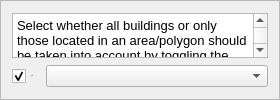
            <widget class="QFrame" name="frame_4">
             <property name="sizePolicy">
              <sizepolicy hsizetype="Preferred" vsizetype="Minimum">
               <horstretch>0</horstretch>
               <verstretch>0</verstretch>
              </sizepolicy>
             </property>
             <property name="frameShape">
              <enum>QFrame::StyledPanel</enum>
             </property>
             <property name="frameShadow">
              <enum>QFrame::Raised</enum>
             </property>
             <layout class="QVBoxLayout" name="verticalLayout_3">
              <item>
               <widget class="QTextBrowser" name="textBrowser_2">
                <property name="sizePolicy">
                 <sizepolicy hsizetype="Minimum" vsizetype="Minimum">
                  <horstretch>0</horstretch>
                  <verstretch>0</verstretch>
                 </sizepolicy>
                </property>
                <property name="maximumSize">
                 <size>
                  <width>16777215</width>
                  <height>45</height>
                 </size>
                </property>
                <property name="html">
                 <string>&lt;!DOCTYPE HTML PUBLIC &quot;-//W3C//DTD HTML 4.0//EN&quot; &quot;http://www.w3.org/TR/REC-html40/strict.dtd&quot;&gt;
&lt;html&gt;&lt;head&gt;&lt;meta name=&quot;qrichtext&quot; content=&quot;1&quot; /&gt;&lt;style type=&quot;text/css&quot;&gt;
p, li { white-space: pre-wrap; }
&lt;/style&gt;&lt;/head&gt;&lt;body style=&quot; font-family:'Arial','sans-serif'; font-size:7.8pt; font-weight:400; font-style:normal;&quot;&gt;
&lt;p style=&quot; margin-top:0px; margin-bottom:0px; margin-left:0px; margin-right:0px; -qt-block-indent:0; text-indent:0px;&quot;&gt;&lt;span style=&quot; font-family:'MS Shell Dlg 2'; font-size:10pt;&quot;&gt;Select whether all buildings or only those located in an area/polygon should be taken into account by toggling the checkbox and selecting a polygon file.&lt;/span&gt;&lt;/p&gt;&lt;/body&gt;&lt;/html&gt;</string>
                </property>
               </widget>
              </item>
              <item>
               <layout class="QHBoxLayout" name="horizontalLayout_3">
                <item>
                 <widget class="QCheckBox" name="net_checkBox_polygon">
                  <property name="sizePolicy">
                   <sizepolicy hsizetype="Minimum" vsizetype="Minimum">
                    <horstretch>0</horstretch>
                    <verstretch>0</verstretch>
                   </sizepolicy>
                  </property>
                  <property name="minimumSize">
                   <size>
                    <width>15</width>
                    <height>15</height>
                   </size>
                  </property>
                  <property name="maximumSize">
                   <size>
                    <width>200</width>
                    <height>200</height>
                   </size>
                  </property>
                  <property name="font">
                   <font>
                    <family>Arial</family>
                    <pointsize>-1</pointsize>
                    <weight>50</weight>
                    <bold>false</bold>
                   </font>
                  </property>
                  <property name="autoFillBackground">
                   <bool>false</bool>
                  </property>
                  <property name="text">
                   <string>Area</string>
                  </property>
                  <property name="checked">
                   <bool>true</bool>
                  </property>
                 </widget>
                </item>
                <item>
                 <widget class="QgsMapLayerComboBox" name="net_comboBox_polygon">
                  <property name="sizePolicy">
                   <sizepolicy hsizetype="Expanding" vsizetype="Fixed">
                    <horstretch>0</horstretch>
                    <verstretch>0</verstretch>
                   </sizepolicy>
                  </property>
                  <property name="allowEmptyLayer">
                   <bool>false</bool>
                  </property>
                  <property name="showCrs">
                   <bool>true</bool>
                  </property>
                 </widget>
                </item>
               </layout>
              </item>
             </layout>
            </widget>
